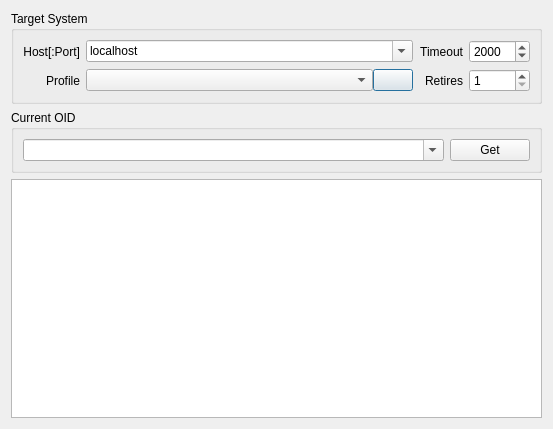
<?xml version="1.0" encoding="UTF-8"?>
<ui version="4.0">
 <class>QMibGetTableDlg</class>
 <widget class="QDialog" name="QMibGetTableDlg">
  <property name="geometry">
   <rect>
    <x>0</x>
    <y>0</y>
    <width>553</width>
    <height>429</height>
   </rect>
  </property>
  <property name="font">
   <font>
    <pointsize>9</pointsize>
   </font>
  </property>
  <property name="windowTitle">
   <string>SNMP Table</string>
  </property>
  <layout class="QVBoxLayout" name="verticalLayout">
   <item>
    <widget class="QGroupBox" name="grpTarget">
     <property name="title">
      <string>Target System</string>
     </property>
     <layout class="QGridLayout" name="gridLayout">
      <item row="0" column="0">
       <widget class="QLabel" name="lblHost">
        <property name="text">
         <string>Host[:Port]</string>
        </property>
        <property name="alignment">
         <set>Qt::AlignRight|Qt::AlignTrailing|Qt::AlignVCenter</set>
        </property>
       </widget>
      </item>
      <item row="0" column="1">
       <widget class="QComboBox" name="cmbHost">
        <property name="editable">
         <bool>true</bool>
        </property>
        <property name="currentText">
         <string>localhost</string>
        </property>
       </widget>
      </item>
      <item row="0" column="2">
       <widget class="QLabel" name="lblTimeout">
        <property name="text">
         <string>Timeout</string>
        </property>
        <property name="alignment">
         <set>Qt::AlignRight|Qt::AlignTrailing|Qt::AlignVCenter</set>
        </property>
       </widget>
      </item>
      <item row="0" column="3">
       <widget class="QSpinBox" name="spinTimeout">
        <property name="minimum">
         <number>100</number>
        </property>
        <property name="maximum">
         <number>30000</number>
        </property>
        <property name="singleStep">
         <number>100</number>
        </property>
        <property name="value">
         <number>2000</number>
        </property>
       </widget>
      </item>
      <item row="1" column="0">
       <widget class="QLabel" name="lblProfile">
        <property name="text">
         <string>Profile</string>
        </property>
        <property name="alignment">
         <set>Qt::AlignRight|Qt::AlignTrailing|Qt::AlignVCenter</set>
        </property>
       </widget>
      </item>
      <item row="1" column="1">
       <layout class="QHBoxLayout" name="horizontalLayout_2">
        <property name="spacing">
         <number>0</number>
        </property>
        <item>
         <widget class="QComboBox" name="cmbProfile">
          <property name="sizePolicy">
           <sizepolicy hsizetype="Expanding" vsizetype="Fixed">
            <horstretch>0</horstretch>
            <verstretch>0</verstretch>
           </sizepolicy>
          </property>
         </widget>
        </item>
        <item>
         <widget class="QPushButton" name="btnProfile">
          <property name="icon">
           <iconset resource="../../qHostMonitor.qrc">
            <normaloff>:/img/browse.png</normaloff>:/img/browse.png</iconset>
          </property>
         </widget>
        </item>
       </layout>
      </item>
      <item row="1" column="2">
       <widget class="QLabel" name="lblRetries">
        <property name="text">
         <string>Retires</string>
        </property>
        <property name="alignment">
         <set>Qt::AlignRight|Qt::AlignTrailing|Qt::AlignVCenter</set>
        </property>
       </widget>
      </item>
      <item row="1" column="3">
       <widget class="QSpinBox" name="spinRetries">
        <property name="minimum">
         <number>1</number>
        </property>
        <property name="maximum">
         <number>32</number>
        </property>
       </widget>
      </item>
     </layout>
    </widget>
   </item>
   <item>
    <widget class="QGroupBox" name="grpOID">
     <property name="title">
      <string>Current OID</string>
     </property>
     <layout class="QHBoxLayout" name="horizontalLayout">
      <item>
       <widget class="QComboBox" name="cmbOid">
        <property name="sizePolicy">
         <sizepolicy hsizetype="Expanding" vsizetype="Fixed">
          <horstretch>0</horstretch>
          <verstretch>0</verstretch>
         </sizepolicy>
        </property>
        <property name="editable">
         <bool>true</bool>
        </property>
       </widget>
      </item>
      <item>
       <widget class="QPushButton" name="btnGet">
        <property name="text">
         <string>Get</string>
        </property>
       </widget>
      </item>
     </layout>
    </widget>
   </item>
   <item>
    <widget class="QTableWidget" name="tableWidget"/>
   </item>
  </layout>
 </widget>
 <resources>
  <include location="../../qHostMonitor.qrc"/>
 </resources>
 <connections/>
</ui>
